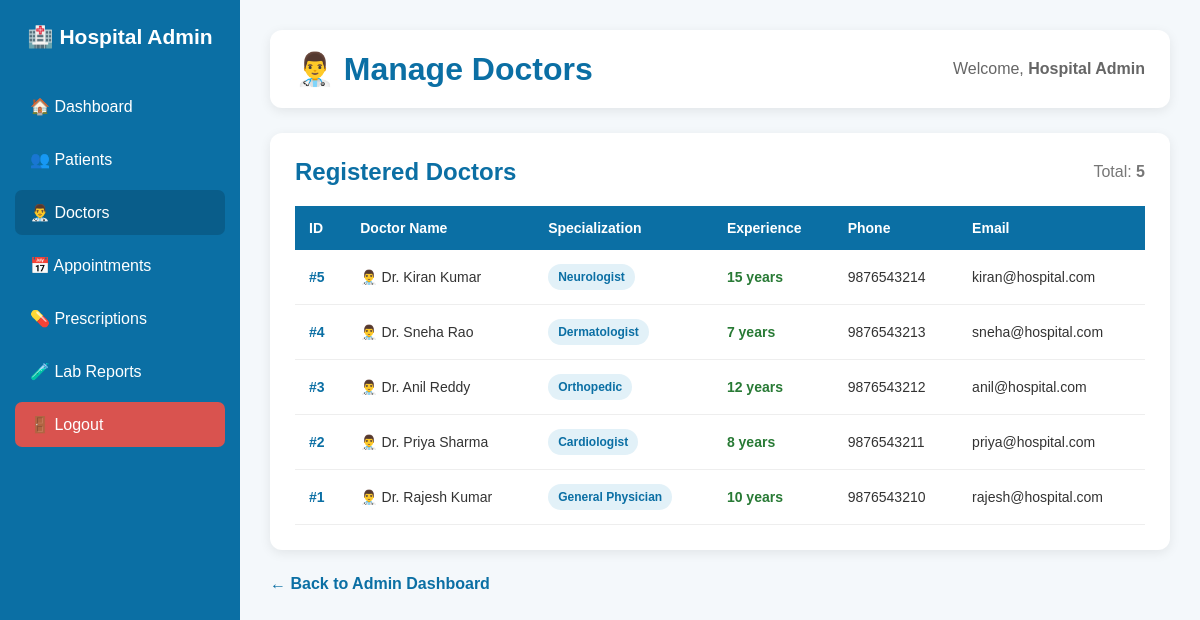
The page /admin-doctors (signed in) on the database its author committed.
### tables this page shows
CREATE TABLE doctors (
            id INTEGER PRIMARY KEY AUTOINCREMENT,
            name TEXT NOT NULL,
            specialization TEXT NOT NULL,
            phone TEXT,
            email TEXT,
            experience INTEGER DEFAULT 0
        , password TEXT);

### app.py (the view)
@app.route("/admin-doctors")
def admin_doctors():
    if "admin_id" not in session:
        return redirect(url_for("admin_login"))
    connection = get_database()
    doctors = connection.execute(
        """
        SELECT *
        FROM doctors
        ORDER BY id DESC
        """
    ).fetchall()
    connection.close()
    return render_template(
        "admin_doctors.html",
        doctors=doctors,
        admin_name=session["admin_name"]
    )

### app.py (called while the page is built)
def get_database():
    connection = sqlite3.connect("hospital.db")
    connection.row_factory = sqlite3.Row
    return connection

### templates/admin_doctors.html (shortened to what this page needs)
<!DOCTYPE html>
<html lang="en">
<head>
</head>
<body>
    <div class="sidebar">
        <div class="logo">
            🏥 Hospital Admin
        </div>
        <a href="{{ url_for('admin_dashboard') }}">
            🏠 Dashboard
        </a>
        <a href="{{ url_for('admin_patients') }}">
            👥 Patients
        </a>
        <a
            href="{{ url_for('admin_doctors') }}"
            class="active"
        >
            👨‍⚕️ Doctors
        </a>
        <a href="{{ url_for('my_appointments') }}">
            📅 Appointments
        </a>
        <a href="{{ url_for('add_prescription') }}">
            💊 Prescriptions
        </a>
       <a href="{{ url_for('admin_lab_reports') }}">
            🧪 Lab Reports
        </a>
        <a
            href="{{ url_for('logout') }}"
            class="logout"
        >
            🚪 Logout
        </a>
    </div>
    <div class="main">
        <div class="topbar">
            <h1>
                👨‍⚕️ Manage Doctors
            </h1>
            <div class="admin-name">
                Welcome,
                <strong>
                    {{ admin_name }}
                </strong>
            </div>
        </div>
        <div class="table-container">
            <div class="table-header">
                <h2>
                    Registered Doctors
                </h2>
                <div class="count">
                    Total:
                    <strong>
                        {{ doctors|length }}
                    </strong>
                </div>
            </div>
            {% if doctors %}
                <table>
                    <thead>
                        <tr>
                            <th>
                                ID
                            </th>
                            <th>
                                Doctor Name
                            </th>
                            <th>
                                Specialization
                            </th>
                            <th>
                                Experience
                            </th>
                            <th>
                                Phone
                            </th>
                            <th>
                                Email
                            </th>
                        </tr>
                    </thead>
                    <tbody>
                        {% for doctor in doctors %}
                            <tr>
                                <td class="doctor-id">
                                    #{{ doctor["id"] }}
                                </td>
                                <td>
                                    👨‍⚕️ {{ doctor["name"] }}
                                </td>
                                <td>
                                    <span class="specialization">
                                        {{ doctor["specialization"] }}
                                    </span>
                                </td>
                                <td>
                                    <span class="experience">
                                        {{ doctor["experience"] }} years
                                    </span>
                                </td>
                                <td>
                                    {{ doctor["phone"] or "Not available" }}
                                </td>
                                <td>
                                    {{ doctor["email"] or "Not available" }}
                                </td>
                            </tr>
                        {% endfor %}
                    </tbody>
                </table>
            {% endif %}
        </div>
        <a
            href="{{ url_for('admin_dashboard') }}"
            class="back"
        >
            ← Back to Admin Dashboard
        </a>
    </div>
</body>
</html>

### templates/admin_doctors.html (style rules this page uses)
* { margin: 0; padding: 0; box-sizing: border-box; font-family: Arial, sans-serif; }
body { background: #f4f8fb; color: #333; }
.sidebar { position: fixed; left: 0; top: 0; width: 240px; height: 100vh; background: #0b6fa4; padding: 25px 15px; }
.logo { color: white; font-size: 21px; font-weight: bold; text-align: center; margin-bottom: 35px; }
.sidebar a { display: block; color: white; text-decoration: none; padding: 13px 15px; margin-bottom: 8px; border-radius: 7px; }
.sidebar a:hover, .sidebar .active { background: #095d8a; }
.logout { background: #d9534f; }
.main { margin-left: 240px; padding: 30px; }
.topbar { background: white; padding: 20px 25px; border-radius: 12px; display: flex; justify-content: space-between; align-items: center; margin-bottom: 25px; box-shadow: 0 3px 12px rgba(0, 0, 0, 0.08); }
.topbar h1 { color: #0b6fa4; }
.admin-name { color: #666; }
.table-container { background: white; padding: 25px; border-radius: 12px; box-shadow: 0 3px 12px rgba(0, 0, 0, 0.08); overflow-x: auto; }
.table-header { display: flex; justify-content: space-between; align-items: center; margin-bottom: 20px; }
.table-header h2 { color: #0b6fa4; }
.count { color: #777; }
table { width: 100%; border-collapse: collapse; min-width: 850px; }
th { background: #0b6fa4; color: white; padding: 14px; text-align: left; font-size: 14px; }
td { padding: 14px; border-bottom: 1px solid #eee; font-size: 14px; }
.doctor-id { color: #0b6fa4; font-weight: bold; }
.specialization { display: inline-block; background: #e2f1f8; color: #0b6fa4; padding: 6px 10px; border-radius: 15px; font-size: 12px; font-weight: bold; }
.experience { color: #287a35; font-weight: bold; }
.back { display: inline-block; margin-top: 25px; color: #0b6fa4; text-decoration: none; font-weight: bold; }

### rows shown on the page
doctors: id "5", name "Dr. Kiran Kumar", specialization "Neurologist", experience "15", phone "9876543214", email "kiran@hospital.com"
doctors: id "4", name "Dr. Sneha Rao", specialization "Dermatologist", experience "7", phone "9876543213", email "sneha@hospital.com"
doctors: id "3", name "Dr. Anil Reddy", specialization "Orthopedic", experience "12", phone "9876543212", email "anil@hospital.com"
doctors: id "2", name "Dr. Priya Sharma", specialization "Cardiologist", experience "8", phone "9876543211", email "priya@hospital.com"
doctors: id "1", name "Dr. Rajesh Kumar", specialization "General Physician", experience "10", phone "9876543210", email "rajesh@hospital.com"

### other values the page prints
{{ admin_name }} "Hospital Admin"
{{ doctors|length }} "5"
